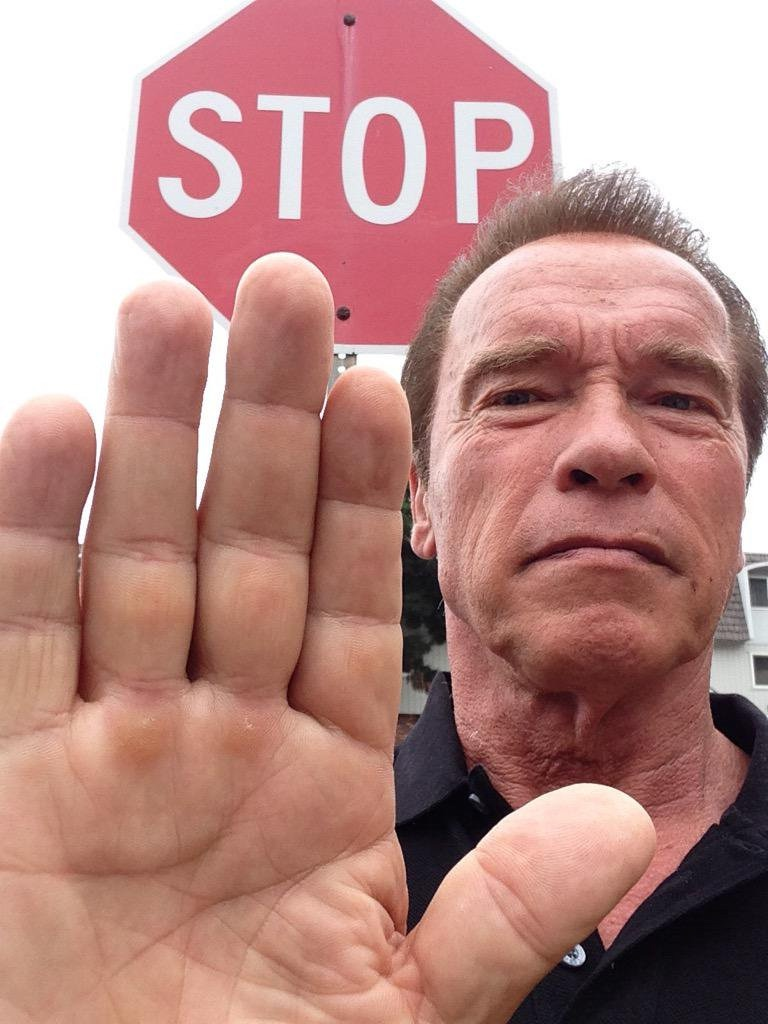
//> input picture Lab_4/test.jpg, 768 x 1024 px
$ ./Lab_4_Canny test.jpg 2 3 3   (built with g++ and OpenCV 4)
//> lines starting //> are read from the running program, lines starting //| are printed output that depends on the picture
#include <iostream>
#include <opencv2/opencv.hpp>
#include <cmath>

cv::Mat svertka(const cv::Mat& img, const std::vector<std::vector<int>>& kernel) {
    int kernel_size = kernel.size();
    int x_start = kernel_size / 2;
    int y_start = kernel_size / 2;

    cv::Mat matr = cv::Mat::zeros(img.size(), img.type());

    for (int i = 0; i < img.rows; ++i) {
        for (int j = 0; j < img.cols; ++j) {
            matr.at<uchar>(i, j) = img.at<uchar>(i, j);
        }
    }

    cv::Mat result = matr.clone();

    for (int i = x_start; i < matr.rows - x_start; ++i) {
        for (int j = y_start; j < matr.cols - y_start; ++j) {
            int val = 0;
            for (int k = -(kernel_size / 2); k <= kernel_size / 2; ++k) {
                for (int l = -(kernel_size / 2); l <= kernel_size / 2; ++l) {
                    val += img.at<uchar>(i + k, j + l) * kernel[k + (kernel_size / 2)][l + (kernel_size / 2)];
                }
            }
            result.at<uchar>(i, j) = static_cast<uchar>(val);
        }
    }

    return result;
}

int get_angle_number(int x, int y) {
    double tg = (x != 0) ? static_cast<double>(y) / x : 999;

    if (x < 0) {
        if (y < 0) {
            if (tg > 2.414) {
                return 0;
            }
            else if (tg < 0.414) {
                return 6;
            }
            else if (tg <= 2.414) {
                return 7;
            }
        }
        else {
            if (tg < -2.414) {
                return 4;
            }
            else if (tg < -0.414) {
                return 5;
            }
            else if (tg >= -0.414) {
                return 6;
            }
        }
    }
    else {
        if (y < 0) {
            if (tg < -2.414) {
                return 0;
            }
            else if (tg < -0.414) {
                return 1;
            }
            else if (tg >= -0.414) {
                return 2;
            }
        }
        else {
            if (tg < 0.414) {
                return 2;
            }
            else if (tg < 2.414) {
                return 3;
            }
            else if (tg >= 2.414) {
                return 4;
            }
        }
    }

    return 0; // Default case
}

int main(int argc, char* argv[]) {
    if (argc != 5) {
        std::cerr << "Usage: " << argv[0] << " <image_path> <standard_deviation> <kernel_size> <bound_path>" << std::endl;
        return 1;
    }

    std::string path = argv[1];
    double standard_deviation = std::stod(argv[2]);
    int kernel_size = std::stoi(argv[3]);
    int bound_path = std::stoi(argv[4]);

    cv::Mat img = cv::imread(path, cv::IMREAD_GRAYSCALE);
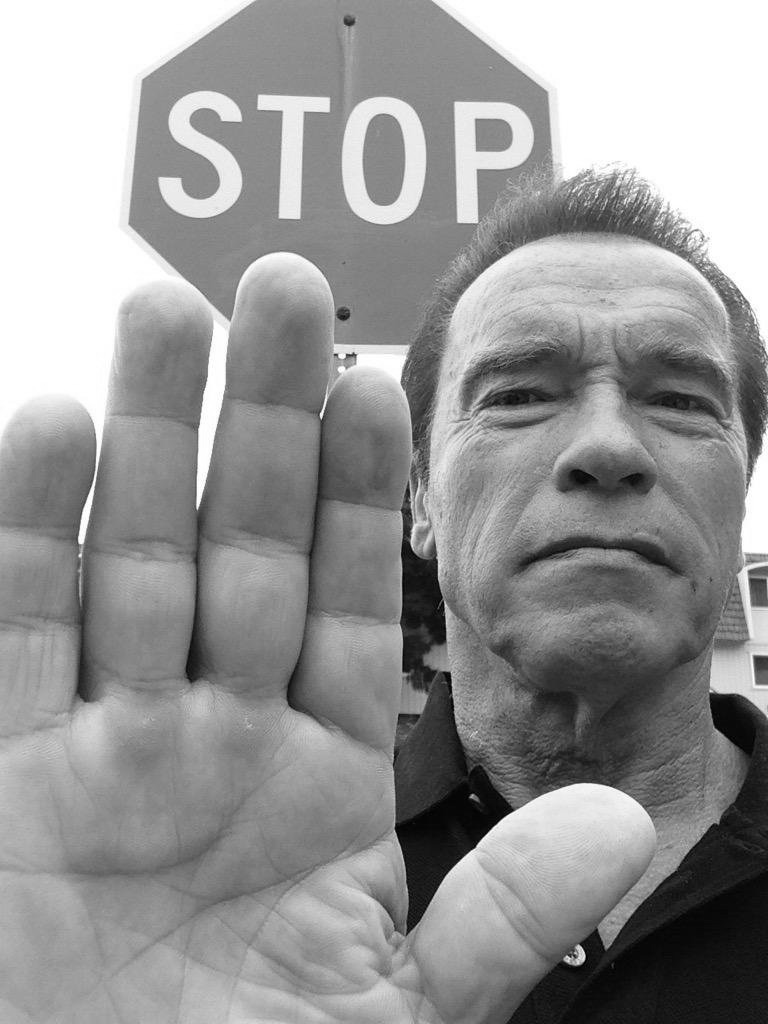
//> img: 1024 rows x 768 cols, CV_8UC1; min 0, max 255, mean 150.2

    if (img.empty()) {
        std::cerr << "Error: Unable to read image." << std::endl;
        return 1;
    }

    // 1
    cv::Mat imgBlurByCV2;
    cv::GaussianBlur(img, imgBlurByCV2, cv::Size(kernel_size, kernel_size), standard_deviation);

    cv::imshow(path, imgBlurByCV2);

    // 2
    std::vector<std::vector<int>> Gx = { {-1, 0, 1}, {-2, 0, 2}, {-1, 0, 1} };
    std::vector<std::vector<int>> Gy = { {-1, -2, -1}, {0, 0, 0}, {1, 2, 1} };

    cv::Mat img_Gx = svertka(img, Gx);
//> after the loop in svertka, `for (int i = x_start; i < matr.rows - x_start; ++i)`:
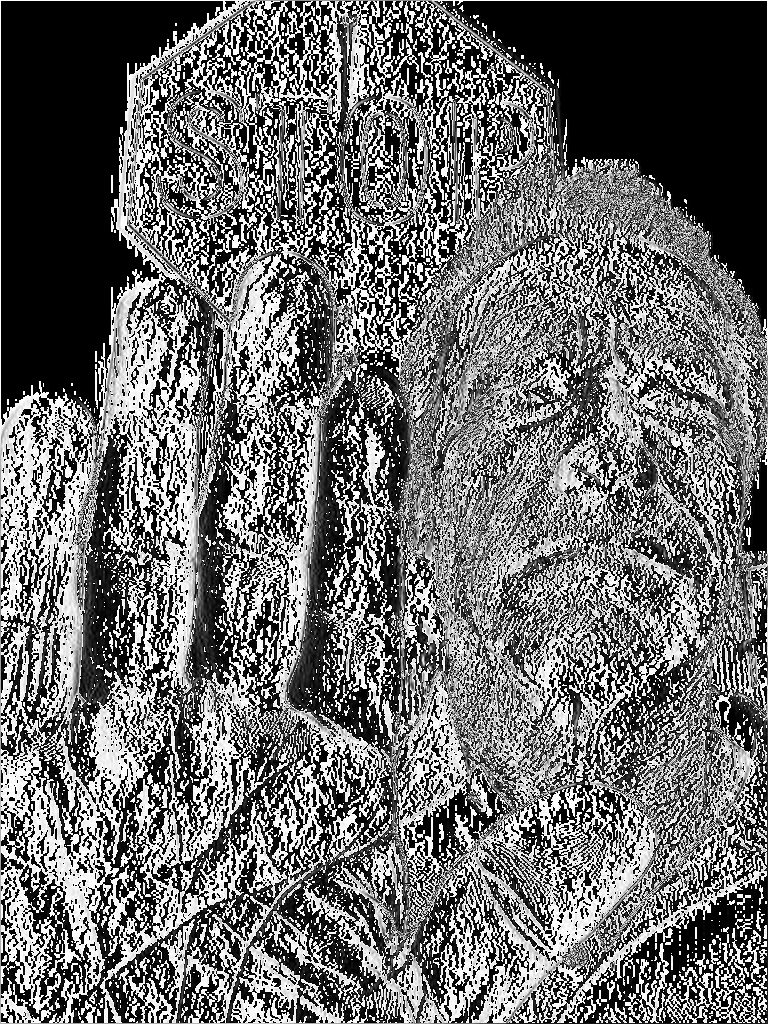
//> result: 1024 rows x 768 cols, CV_8UC1; min 0, max 255, mean 108
    cv::Mat img_Gy = svertka(img, Gy);
//> after the loop in svertka (call 2), `for (int i = x_start; i < matr.rows - x_start; ++i)`:
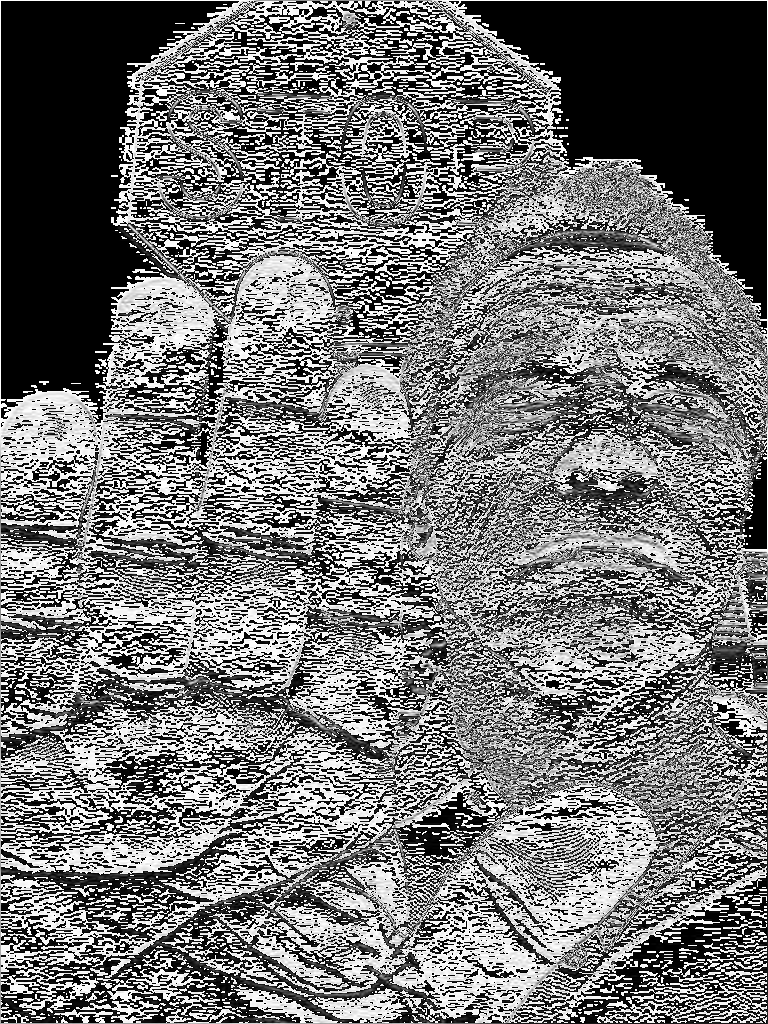
//> result: 1024 rows x 768 cols, CV_8UC1; min 0, max 255, mean 116.3

    cv::Mat matr_gradient = cv::Mat::zeros(img.size(), img.type());

    for (int i = 0; i < img.rows; ++i) {
        for (int j = 0; j < img.cols; ++j) {
            matr_gradient.at<uchar>(i, j) = img.at<uchar>(i, j);
        }
    }

    for (int i = 0; i < img.rows; ++i) {
        for (int j = 0; j < img.cols; ++j) {
            matr_gradient.at<uchar>(i, j) = static_cast<uchar>(std::sqrt(std::pow(img_Gx.at<uchar>(i, j), 2) +
                std::pow(img_Gy.at<uchar>(i, j), 2)));
        }
    }
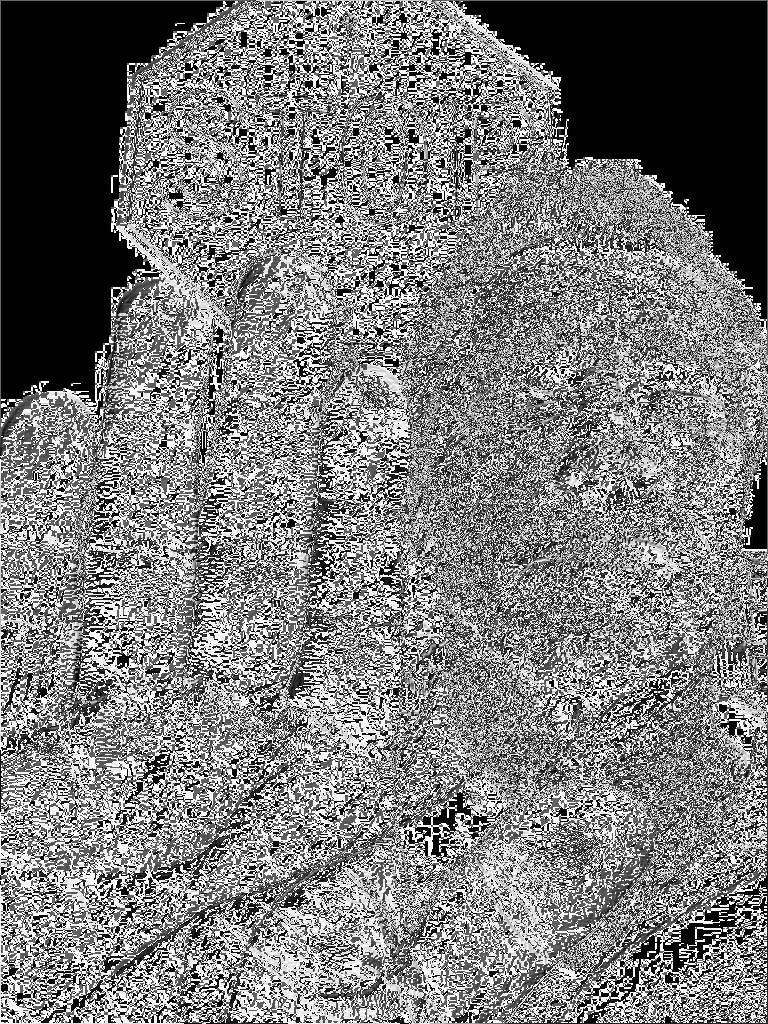
//> matr_gradient: 1024 rows x 768 cols, CV_8UC1; min 0, max 255, mean 123.2

    // 3
    cv::Mat img_angles = img.clone();
    for (int i = 0; i < img.rows; ++i) {
        for (int j = 0; j < img.cols; ++j) {
            img_angles.at<uchar>(i, j) = get_angle_number(img_Gx.at<uchar>(i, j), img_Gy.at<uchar>(i, j));
        }
    }
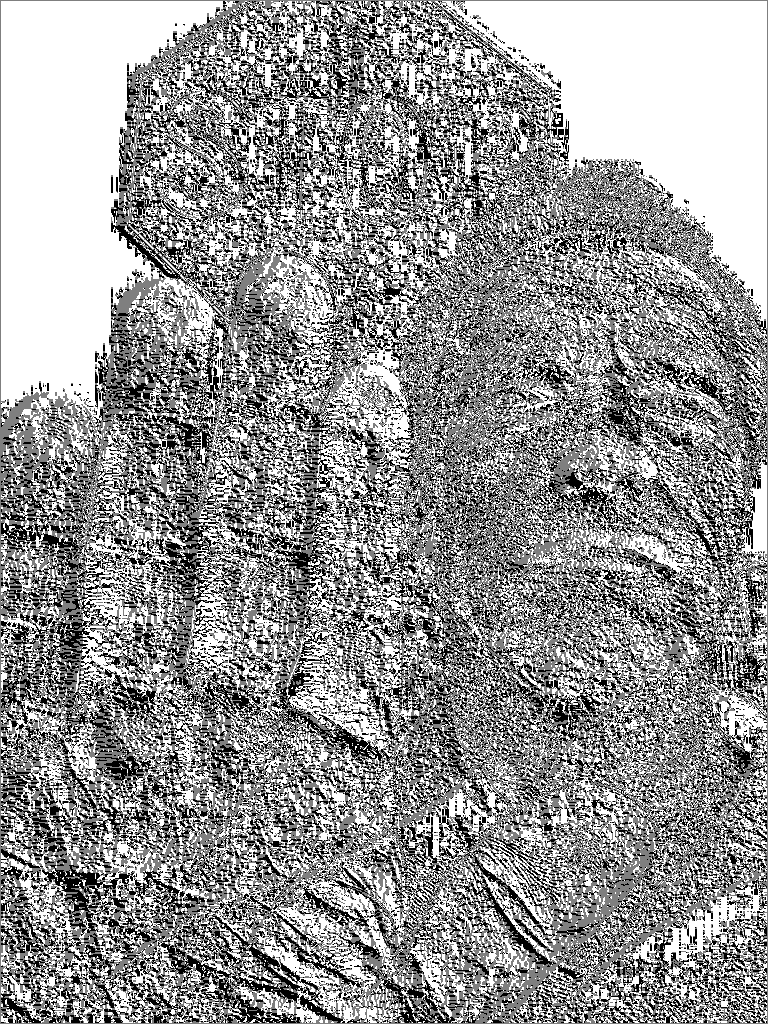
//> img_angles: 1024 rows x 768 cols, CV_8UC1; min 2, max 4, mean 3.18; drawn with min black and max white

    // Rest of your code...

    while (true) {
        if (cv::waitKey(1) & 0xFF == 'q') {
//> the 'q' key is pressed
            break;
        }
    }

    return 0;
}

$ run again, on Lab_4/Legendarniy_Student.jpg
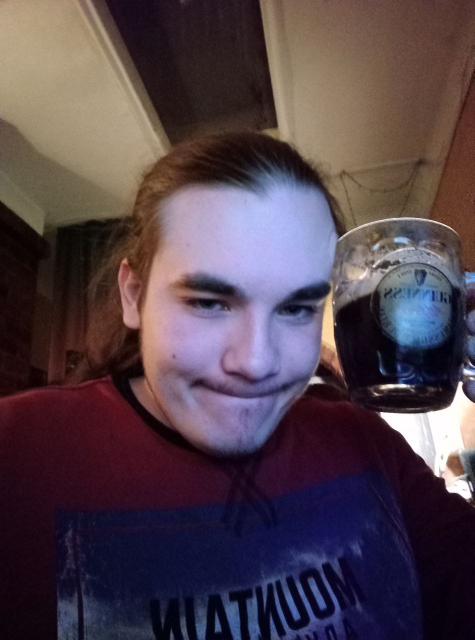
//> input picture Lab_4/Legendarniy_Student.jpg, 949 x 1280 px (shown at 1/2 size)
//> after the loop `for (int i = 0; i < img.rows; ++i)`:
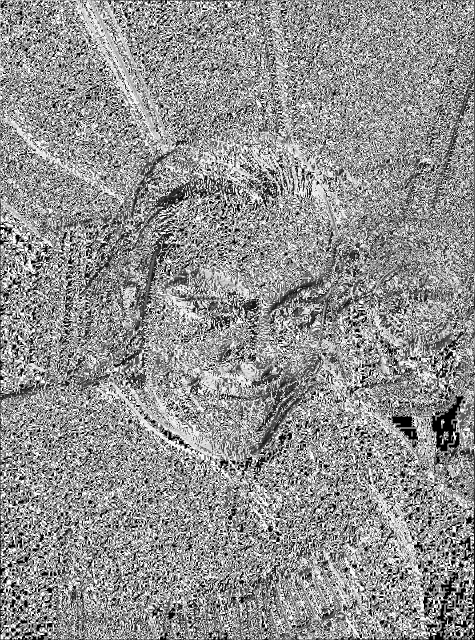
//> matr_gradient: 1280 rows x 949 cols, CV_8UC1 (shown at 1/2 size); min 0, max 255, mean 144.9
//> after the loop `for (int i = 0; i < img.rows; ++i)`:
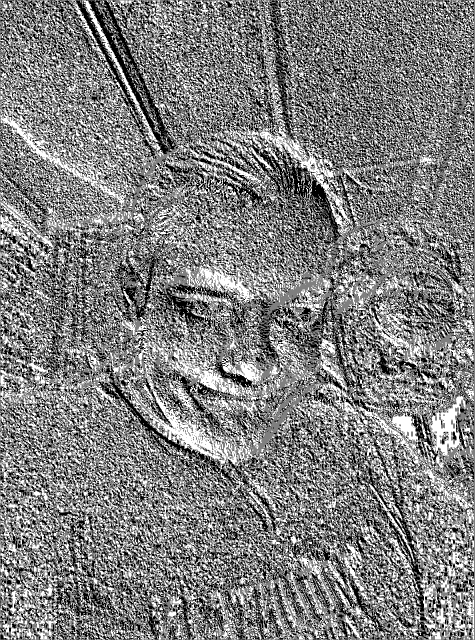
//> img_angles: 1280 rows x 949 cols, CV_8UC1 (shown at 1/2 size); min 2, max 4, mean 3; drawn with min black and max white

$ run again, on Lab_4/Sobaka.jpg
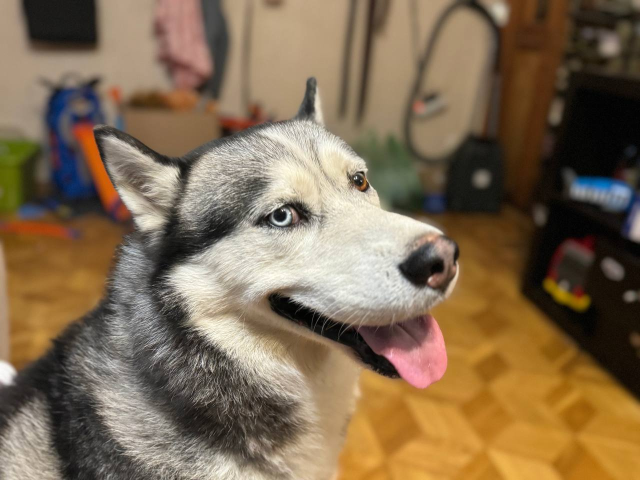
//> input picture Lab_4/Sobaka.jpg, 1280 x 960 px (shown at 1/2 size)
//> after the loop `for (int i = 0; i < img.rows; ++i)`:
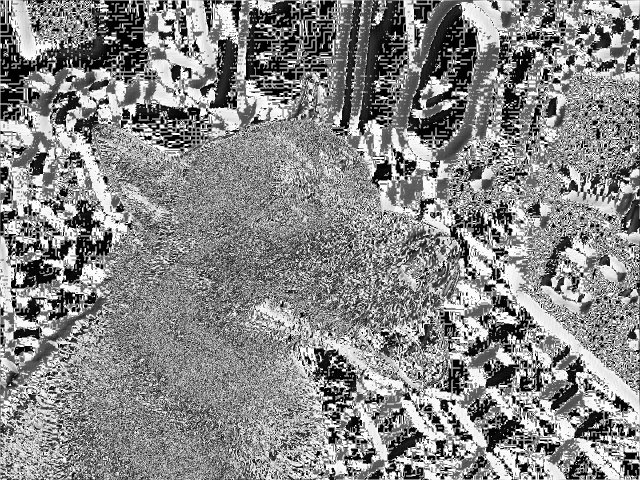
//> matr_gradient: 960 rows x 1280 cols, CV_8UC1 (shown at 1/2 size); min 0, max 255, mean 135.2
//> after the loop `for (int i = 0; i < img.rows; ++i)`:
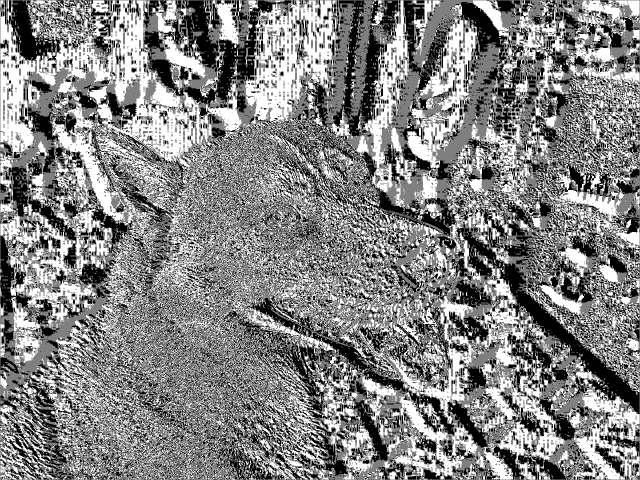
//> img_angles: 960 rows x 1280 cols, CV_8UC1 (shown at 1/2 size); min 2, max 4, mean 3.03; drawn with min black and max white
